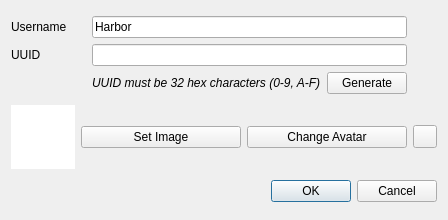
<?xml version="1.0" encoding="UTF-8"?>
<ui version="4.0">
 <class>NewUserDialog</class>
 <widget class="QDialog" name="NewUserDialog">
  <property name="geometry">
   <rect>
    <x>0</x>
    <y>0</y>
    <width>448</width>
    <height>220</height>
   </rect>
  </property>
  <property name="windowTitle">
   <string>New User</string>
  </property>
  <layout class="QGridLayout" name="gridLayout_2">
   <item row="2" column="1" colspan="3">
    <widget class="QDialogButtonBox" name="buttonBox">
     <property name="orientation">
      <enum>Qt::Orientation::Horizontal</enum>
     </property>
     <property name="standardButtons">
      <set>QDialogButtonBox::StandardButton::Cancel|QDialogButtonBox::StandardButton::Ok</set>
     </property>
    </widget>
   </item>
   <item row="1" column="2">
    <widget class="QPushButton" name="setAvatar">
     <property name="text">
      <string>Change Avatar</string>
     </property>
    </widget>
   </item>
   <item row="1" column="1">
    <widget class="QPushButton" name="selectImage">
     <property name="text">
      <string>Set Image</string>
     </property>
    </widget>
   </item>
   <item row="1" column="3">
    <widget class="QToolButton" name="revert">
     <property name="text">
      <string/>
     </property>
    </widget>
   </item>
   <item row="0" column="0" colspan="4">
    <layout class="QGridLayout" name="gridLayout">
     <item row="1" column="0">
      <widget class="QLabel" name="label">
       <property name="text">
        <string>UUID</string>
       </property>
      </widget>
     </item>
     <item row="0" column="1" colspan="2">
      <widget class="QLineEdit" name="username">
       <property name="text">
        <string>Harbor</string>
       </property>
      </widget>
     </item>
     <item row="1" column="1" colspan="2">
      <widget class="QLineEdit" name="uuid"/>
     </item>
     <item row="0" column="0">
      <widget class="QLabel" name="label_2">
       <property name="text">
        <string>Username</string>
       </property>
      </widget>
     </item>
     <item row="2" column="1">
      <widget class="QLabel" name="label_3">
       <property name="font">
        <font>
         <italic>true</italic>
        </font>
       </property>
       <property name="text">
        <string>UUID must be 32 hex characters (0-9, A-F)</string>
       </property>
      </widget>
     </item>
     <item row="2" column="2">
      <widget class="QPushButton" name="generate">
       <property name="text">
        <string>Generate</string>
       </property>
      </widget>
     </item>
     <item row="1" column="3">
      <widget class="QLabel" name="uuidVerified">
       <property name="sizePolicy">
        <sizepolicy hsizetype="Fixed" vsizetype="Preferred">
         <horstretch>0</horstretch>
         <verstretch>0</verstretch>
        </sizepolicy>
       </property>
       <property name="minimumSize">
        <size>
         <width>24</width>
         <height>0</height>
        </size>
       </property>
      </widget>
     </item>
     <item row="0" column="3">
      <widget class="QLabel" name="usernameVerified">
       <property name="text">
        <string/>
       </property>
      </widget>
     </item>
    </layout>
   </item>
   <item row="1" column="0">
    <widget class="QGraphicsView" name="image">
     <property name="sizePolicy">
      <sizepolicy hsizetype="Expanding" vsizetype="Expanding">
       <horstretch>0</horstretch>
       <verstretch>0</verstretch>
      </sizepolicy>
     </property>
     <property name="minimumSize">
      <size>
       <width>64</width>
       <height>64</height>
      </size>
     </property>
     <property name="maximumSize">
      <size>
       <width>64</width>
       <height>64</height>
      </size>
     </property>
     <property name="frameShape">
      <enum>QFrame::Shape::NoFrame</enum>
     </property>
     <property name="frameShadow">
      <enum>QFrame::Shadow::Plain</enum>
     </property>
     <property name="verticalScrollBarPolicy">
      <enum>Qt::ScrollBarPolicy::ScrollBarAlwaysOff</enum>
     </property>
     <property name="horizontalScrollBarPolicy">
      <enum>Qt::ScrollBarPolicy::ScrollBarAlwaysOff</enum>
     </property>
     <property name="interactive">
      <bool>false</bool>
     </property>
    </widget>
   </item>
  </layout>
 </widget>
 <resources/>
 <connections>
  <connection>
   <sender>buttonBox</sender>
   <signal>accepted()</signal>
   <receiver>NewUserDialog</receiver>
   <slot>accept()</slot>
   <hints>
    <hint type="sourcelabel">
     <x>248</x>
     <y>254</y>
    </hint>
    <hint type="destinationlabel">
     <x>157</x>
     <y>274</y>
    </hint>
   </hints>
  </connection>
  <connection>
   <sender>buttonBox</sender>
   <signal>rejected()</signal>
   <receiver>NewUserDialog</receiver>
   <slot>reject()</slot>
   <hints>
    <hint type="sourcelabel">
     <x>316</x>
     <y>260</y>
    </hint>
    <hint type="destinationlabel">
     <x>286</x>
     <y>274</y>
    </hint>
   </hints>
  </connection>
 </connections>
</ui>
